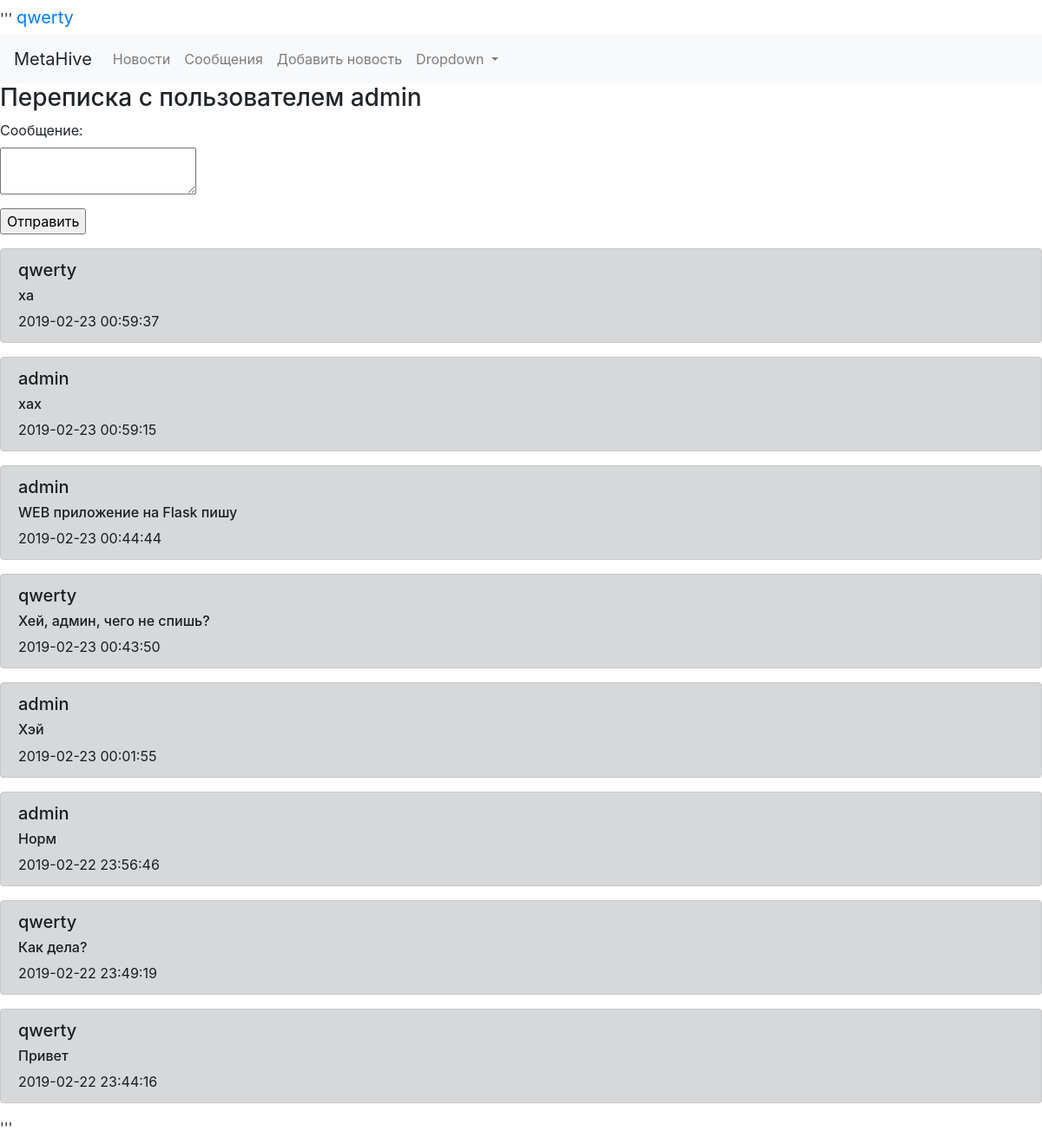
Page /messages/1 (signed in) on the committed database.
### tables this page shows
CREATE TABLE users 
                            (id INTEGER PRIMARY KEY AUTOINCREMENT, 
                             user_name VARCHAR(50),
                             password_hash VARCHAR(128)
                             );

CREATE TABLE messages 
                            (id INTEGER PRIMARY KEY AUTOINCREMENT, 
                             id_from INTEGER,
                             id_to INTEGER,
                             content VARCHAR(1000),
                             datetime DATETIME
                             );

### main1.py (the view)
@app.route('/messages/<int:id_to>', methods=['GET', 'POST'])
def messages(id_to):
    if 'username' not in session:
        return redirect('/login')
    messages = MessagesModel(db.get_connection()).get_all(session['user_id'], id_to)
    user_name = UsersModel(db.get_connection()).get(id_to)[1]
    data = []
    for i in messages:
        message = [i[0], i[1], i[2], UsersModel(db.get_connection()).get(i[1])[1], i[3], i[4][:-7]]
        data.append(message)
    form = MessageForm()
    if form.validate_on_submit():
        content = form.content.data
        nm = MessagesModel(db.get_connection())
        nm.insert(session['user_id'], id_to, content)
        return redirect("/messages/{}".format(str(id_to)))
    return render_template('messages.html', messages=data,
                           form=form, username=session['username'], user=user_name)

### main1.py
class MessageForm(FlaskForm):
    content = TextAreaField('Сообщение:', validators=[DataRequired()])
    submit = SubmitField('Отправить')

### db.py (called while the page is built)
    def get_connection(self):
        return self.conn

    def get(self, user_id):
        cursor = self.connection.cursor()
        cursor.execute("SELECT * FROM users WHERE id = ?", (str(user_id)))
        row = cursor.fetchone()
        return row

    def get_all(self, id_from=None, id_to=None):
        cursor = self.connection.cursor()
        if id_from and not id_to:
            cursor.execute("SELECT * FROM messages WHERE id_from = ? ORDER BY datetime DESC",
                           (str(id_from)))
        elif id_to and not id_from:
            cursor.execute("SELECT * FROM messages WHERE id_to = ? ORDER BY datetime DESC",
                           (str(id_to)))
        elif id_to and id_from:
            cursor.execute("SELECT * FROM messages WHERE id_from = ? AND id_to = ? OR id_to = ? AND id_from = ? ORDER BY datetime DESC",
                           (str(id_from), str(id_to), str(id_from), str(id_to)))
        else:
            cursor.execute("SELECT * FROM messages ORDER by datetime DESC")
        rows = cursor.fetchall()
        return rows

### templates/messages.html (shortened to what this page needs)
{% extends "base.html" %}
{% block content %}
<h3>Переписка с пользователем {{user}}</h3>
<form action="" method="post" novalidate>
        <p>
            {{ form.content.label }}<br>
            {{ form.content }}<br>
        </p>
        <p>{{ form.submit() }}</p>
    </form>
{% for item in messages %}
    <div class="alert alert-dark" role="alert">
        <h5>{{item[3]}}</h5>
        <h6>{{item[4]}}</h6>
        <h8>{{item[5]}}</h8>
    </div>
{% endfor %}
{% endblock %}

### templates/base.html (shortened to what this page needs)
'''<!doctype html>
<html lang="en">
<head>
    <link rel="stylesheet"
          href="https://maxcdn.bootstrapcdn.com/bootstrap/4.0.0/css/bootstrap.min.css"
>
</head>
<body>
{% if "username" in session %}
    <a class="navbar-brand" href="/logout">{{session['username']}}</a>
{% endif %}
{% if "username" in session %}
<nav class="navbar navbar-expand-lg navbar-light bg-light">
    <a class="navbar-brand">MetaHive</a>
  <div class="collapse navbar-collapse" id="navbarSupportedContent">
    <ul class="navbar-nav mr-auto">
      <li class="nav-item">
        <a class="nav-link" href="/index">Новости<span class="sr-only">(current)</span></a>
      </li>
      <li class="nav-item">
        <a class="nav-link" href="/users_messages">Сообщения</a>
      </li>
        <li class="nav-item">
        <a class="nav-link" href="/add_news">Добавить новость</a>
      </li>
      <li class="nav-item dropdown">
        <a class="nav-link dropdown-toggle" href="#" id="navbarDropdown" role="button" data-toggle="dropdown" aria-haspopup="true" aria-expanded="false">
          Dropdown
        </a>
      </li>
    </ul>
  </div>
</nav>
{% else %}
<a class="navbar-brand">MetaHive</a>
{% endif %}
{% block content%} {% endblock %}
</body>
</html>'''

### rows in the picture
users: username "qwerty", user_name "qwerty" "qwerty" "qwerty" "qwerty"
users: user_name "admin", user_name "admin" "admin" "admin" "admin"
messages: content "ха"
messages: content "хах"
messages: content "WEB приложение на Flask пишу"
messages: content "Хей, админ, чего не спишь?"
messages: content "Хэй"
messages: content "Норм"
messages: content "Как дела?"
messages: content "Привет"

### other values in the picture
{{ item[5] }} "2019-02-23 00:59:37" "2019-02-23 00:59:15" "2019-02-23 00:44:44" "2019-02-23 00:43:50" "2019-02-23 00:01:55" "2019-02-22 23:56:46" "2019-02-22 23:49:19" "2019-02-22 23:44:16"
